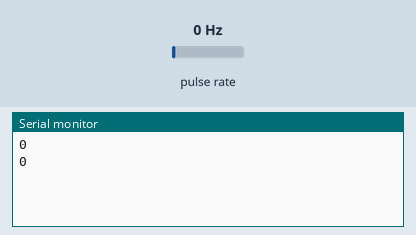
The sketch below on a simulated Arduino Uno, built with avr-gcc and run on an emulated ATmega328P. Parts: the last lines printed to the serial monitor. Wiring (inferred from the names in the program): pulse sensor: data pin 2. The inputs (shaded band) are chosen by the test bench; at power-on: pulse rate 0 Hz.

Above: at 1.2 s.
1.3 s: pulse rate (sensor on pin 2) set to 4 Hz
At 2.5 s:
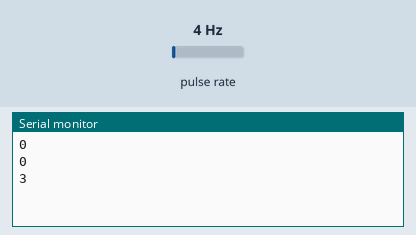
2.8 s: pulse rate (sensor on pin 2) set to 50 Hz
At 3.8 s:
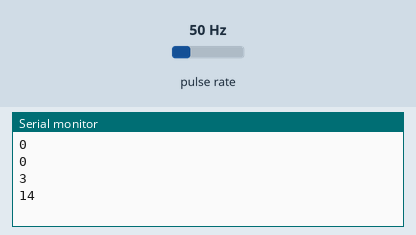
Timing chart, 0 to 5.8 s (numbered marks = the images above; inputs shaded):
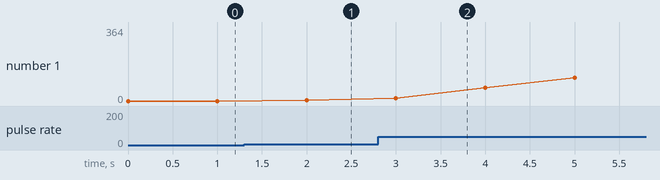

The sketch:

encoder_test.ino
```cpp
#include <PinChangeInt.h>

#define ENCODER_PIN_FL 2

long TickCount;

void Counter() {
  TickCount++;
}


void setup() {
  // put your setup code here, to run once:
 Serial.begin(115200);

  pinMode(ENCODER_PIN_FL, INPUT); digitalWrite(ENCODER_PIN_FL, HIGH);
  PCintPort::attachInterrupt(ENCODER_PIN_FL, &Counter, RISING);
}

void loop() {
  // put your main code here, to run repeatedly:
 Serial.println(TickCount);
 delay(1000);
}
```

Measured:
- after the input at 1.3 s, the serial monitor: prints a new line after 0.70 s (image 1)
- after the input at 2.8 s, the serial monitor: prints a new line after 0.20 s (image 2)
- plotted number 1: 0 → 3 after the input at 1.3 s, 3 → 364 after the input at 2.8 s
